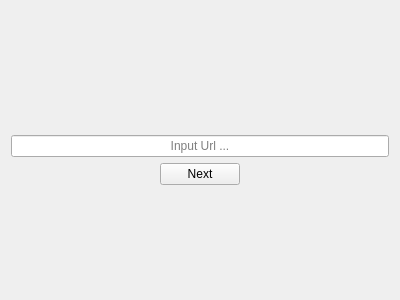
<?xml version="1.0" encoding="UTF-8"?>
<ui version="4.0">
 <class>Form</class>
 <widget class="QWidget" name="Form">
  <property name="geometry">
   <rect>
    <x>0</x>
    <y>0</y>
    <width>400</width>
    <height>300</height>
   </rect>
  </property>
  <property name="windowTitle">
   <string>Form</string>
  </property>
  <layout class="QHBoxLayout" name="horizontalLayout">
   <item>
    <layout class="QVBoxLayout" name="verticalLayout">
     <item>
      <spacer name="verticalSpacer">
       <property name="orientation">
        <enum>Qt::Vertical</enum>
       </property>
       <property name="sizeHint" stdset="0">
        <size>
         <width>20</width>
         <height>40</height>
        </size>
       </property>
      </spacer>
     </item>
     <item>
      <widget class="QLabel" name="directDownloadErrorLabel">
       <property name="font">
        <font>
         <weight>50</weight>
         <bold>false</bold>
        </font>
       </property>
       <property name="text">
        <string/>
       </property>
       <property name="scaledContents">
        <bool>false</bool>
       </property>
       <property name="alignment">
        <set>Qt::AlignCenter</set>
       </property>
       <property name="wordWrap">
        <bool>true</bool>
       </property>
      </widget>
     </item>
     <item>
      <widget class="QLineEdit" name="directDownloadInput">
       <property name="sizePolicy">
        <sizepolicy hsizetype="Expanding" vsizetype="Preferred">
         <horstretch>0</horstretch>
         <verstretch>0</verstretch>
        </sizepolicy>
       </property>
       <property name="alignment">
        <set>Qt::AlignCenter</set>
       </property>
       <property name="placeholderText">
        <string>Input Url ...</string>
       </property>
      </widget>
     </item>
     <item alignment="Qt::AlignHCenter">
      <widget class="QPushButton" name="directNextButton">
       <property name="text">
        <string>Next</string>
       </property>
      </widget>
     </item>
     <item>
      <spacer name="verticalSpacer_2">
       <property name="orientation">
        <enum>Qt::Vertical</enum>
       </property>
       <property name="sizeHint" stdset="0">
        <size>
         <width>20</width>
         <height>40</height>
        </size>
       </property>
      </spacer>
     </item>
    </layout>
   </item>
  </layout>
 </widget>
 <resources/>
 <connections/>
</ui>
